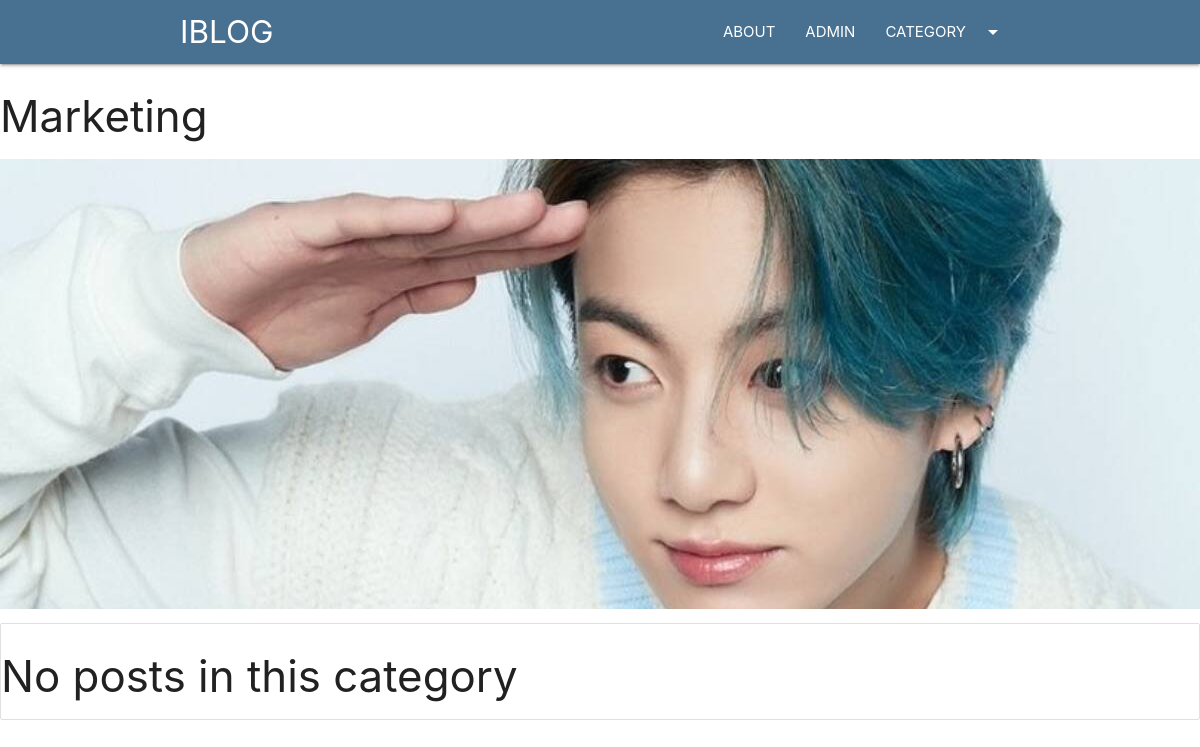
Page /category/marketing on the committed database.
### blog/models.py (models this page shows, shortened)
class Category(models.Model):
    cat_id=models.AutoField(primary_key=True)
    title= models.CharField(max_length=100)
    description= models.TextField()
    url=models.CharField(max_length=100)
    image=models.ImageField(upload_to='category/')
    add_date= models.DateTimeField(auto_now_add=True, null=True)

### blog/views.py (the view)
# urls.py: path('category/<slug:url>',category)
def category(request, url):
    cat=Category.objects.get(url=url)
    posts=Post.objects.filter(cat=cat)
    return render(request,'category.html',{'cat':cat, 'posts':posts})

### templates/category.html (shortened to what this page needs)
{%extends 'base.html' %}
{%block content%}
<div class="container-custom">
    <h3>{{cat.title}}</h3>
    <div class="img-container">
        <img src="/media/{{cat.image}}" class="responsive-img" style="max-height:450px;width:100%;object-fit:cover;"
             alt="">
    </div>
    <div class="collection">
        {%for p in posts %}
        <a href="/blog/{{p.url}}" class="collection-item">{{p.title}}</a>
        {% empty %}
        <h3>No posts in this category</h3>
        {%endfor%}
    </div>
</div>
{%endblock%}

### rows in the picture
Category: title "Marketing", image (picture)
